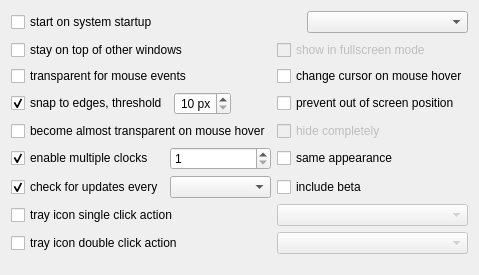
     <widget class="QWidget" name="app_global_tab">
      <attribute name="title">
       <string>App Global</string>
      </attribute>
      <layout class="QGridLayout" name="gridLayout_5" columnstretch="0,0,0">
       <item row="3" column="0" colspan="2">
        <layout class="QHBoxLayout" name="snap_to_edges_layout">
         <item>
          <widget class="QCheckBox" name="snap_to_edges">
           <property name="text">
            <string>snap to edges, threshold</string>
           </property>
           <property name="checked">
            <bool>true</bool>
           </property>
          </widget>
         </item>
         <item>
          <widget class="QSpinBox" name="snap_threshold">
           <property name="alignment">
            <set>Qt::AlignmentFlag::AlignRight|Qt::AlignmentFlag::AlignTrailing|Qt::AlignmentFlag::AlignVCenter</set>
           </property>
           <property name="suffix">
            <string notr="true"> px</string>
           </property>
           <property name="minimum">
            <number>10</number>
           </property>
           <property name="maximum">
            <number>50</number>
           </property>
          </widget>
         </item>
         <item>
          <spacer name="horizontalSpacer_4">
           <property name="orientation">
            <enum>Qt::Orientation::Horizontal</enum>
           </property>
           <property name="sizeHint" stdset="0">
            <size>
             <width>20</width>
             <height>20</height>
            </size>
           </property>
          </spacer>
         </item>
        </layout>
       </item>
       <item row="4" column="0" colspan="2">
        <widget class="QCheckBox" name="transparent_on_hover">
         <property name="text">
          <string>become almost transparent on mouse hover</string>
         </property>
        </widget>
       </item>
       <item row="6" column="0">
        <widget class="QCheckBox" name="enable_autoupdate">
         <property name="text">
          <string>check for updates every</string>
         </property>
         <property name="checked">
          <bool>true</bool>
         </property>
        </widget>
       </item>
       <item row="6" column="1">
        <widget class="QComboBox" name="update_period_edit"/>
       </item>
       <item row="1" column="2">
        <widget class="QCheckBox" name="fullscreen_detect">
         <property name="enabled">
          <bool>false</bool>
         </property>
         <property name="toolTip">
          <string>show clock in fullscreen mode (may not work for some apps)</string>
         </property>
         <property name="text">
          <string>show in fullscreen mode</string>
         </property>
        </widget>
       </item>
       <item row="5" column="2">
        <widget class="QCheckBox" name="use_same_appearance">
         <property name="text">
          <string>same appearance</string>
         </property>
        </widget>
       </item>
       <item row="2" column="0" colspan="2">
        <widget class="QCheckBox" name="enable_transp_for_input">
         <property name="text">
          <string>transparent for mouse events</string>
         </property>
        </widget>
       </item>
       <item row="0" column="0" colspan="2">
        <widget class="QCheckBox" name="enable_autostart">
         <property name="text">
          <string>start on system startup</string>
         </property>
        </widget>
       </item>
       <item row="0" column="2">
        <layout class="QHBoxLayout" name="lang_layout" stretch="0,1">
         <item>
          <widget class="QToolButton" name="lang_tr_btn">
           <property name="toolTip">
            <string>help to translate</string>
           </property>
           <property name="autoRaise">
            <bool>true</bool>
           </property>
          </widget>
         </item>
         <item>
          <widget class="QComboBox" name="lang_list"/>
         </item>
        </layout>
       </item>
       <item row="2" column="2">
        <widget class="QCheckBox" name="should_change_cursor">
         <property name="text">
          <string>change cursor on mouse hover</string>
         </property>
        </widget>
       </item>
       <item row="5" column="0">
        <widget class="QCheckBox" name="enable_multiwindow">
         <property name="text">
          <string>enable multiple clocks</string>
         </property>
         <property name="checked">
          <bool>true</bool>
         </property>
        </widget>
       </item>
       <item row="6" column="2">
        <widget class="QCheckBox" name="check_for_beta">
         <property name="text">
          <string>include beta</string>
         </property>
        </widget>
       </item>
       <item row="4" column="2">
        <widget class="QCheckBox" name="hide_on_mouse_hover">
         <property name="enabled">
          <bool>false</bool>
         </property>
         <property name="text">
          <string>hide completely</string>
         </property>
        </widget>
       </item>
       <item row="1" column="0" colspan="2">
        <widget class="QCheckBox" name="enable_stay_on_top">
         <property name="text">
          <string>stay on top of other windows</string>
         </property>
        </widget>
       </item>
       <item row="9" column="0">
        <spacer name="verticalSpacer">
         <property name="orientation">
          <enum>Qt::Orientation::Vertical</enum>
         </property>
         <property name="sizeHint" stdset="0">
          <size>
           <width>20</width>
           <height>10</height>
          </size>
         </property>
        </spacer>
       </item>
       <item row="5" column="1">
        <widget class="QSpinBox" name="wnd_count_edit">
         <property name="minimum">
          <number>1</number>
         </property>
         <property name="maximum">
          <number>8</number>
         </property>
        </widget>
       </item>
       <item row="3" column="2">
        <widget class="QCheckBox" name="keep_always_visible">
         <property name="toolTip">
          <string>always keep clock visible on screen, prevent out of screen position</string>
         </property>
         <property name="text">
          <string>prevent out of screen position</string>
         </property>
        </widget>
       </item>
       <item row="7" column="0" colspan="2">
        <widget class="QCheckBox" name="tray_icon_s_action_enabled">
         <property name="text">
          <string>tray icon single click action</string>
         </property>
        </widget>
       </item>
       <item row="7" column="2">
        <widget class="QComboBox" name="tray_icon_s_action_box">
         <property name="enabled">
          <bool>false</bool>
         </property>
        </widget>
       </item>
       <item row="8" column="0" colspan="2">
        <widget class="QCheckBox" name="tray_icon_d_action_enabled">
         <property name="text">
          <string>tray icon double click action</string>
         </property>
        </widget>
       </item>
       <item row="8" column="2">
        <widget class="QComboBox" name="tray_icon_d_action_box">
         <property name="enabled">
          <bool>false</bool>
         </property>
        </widget>
       </item>
      </layout>
     </widget>
